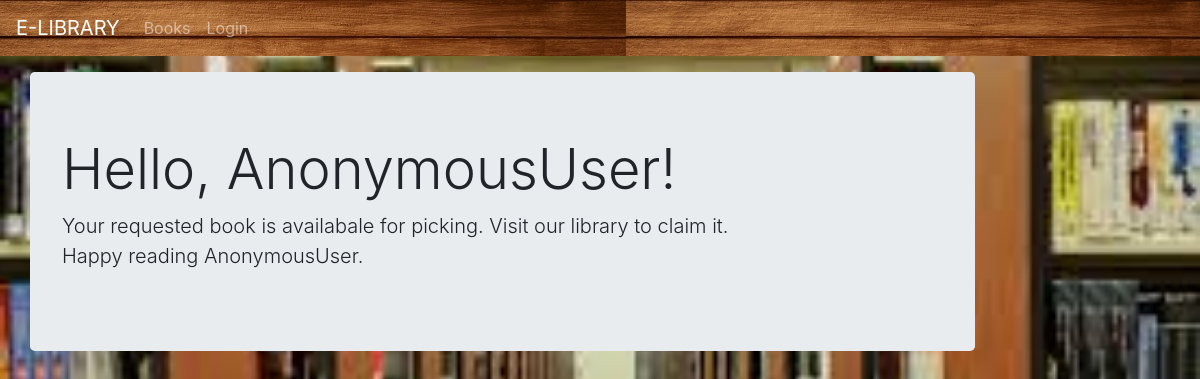
Page /library/borrowed on the earlier database version.
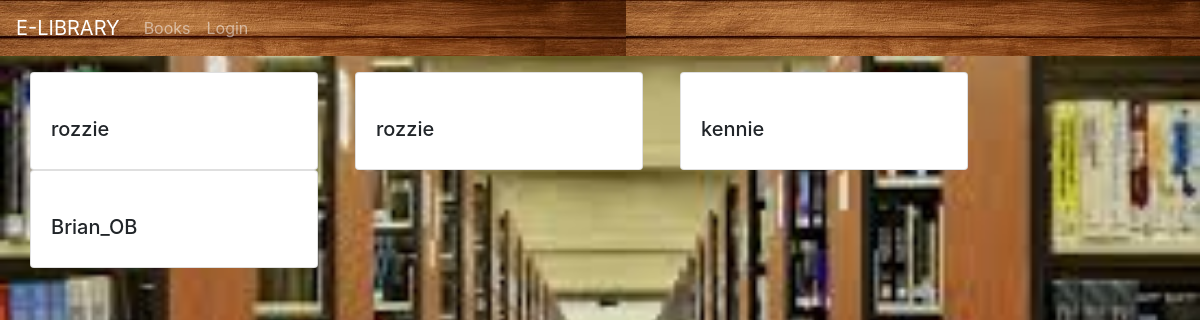
Same page on the later database version.
### library/models.py (models this page shows, shortened)
class BorrowedBook(models.Model):
    user = models.ForeignKey(settings.AUTH_USER_MODEL,
                             on_delete=models.CASCADE)
    book = models.ForeignKey(Book, on_delete= models.CASCADE)

### library/views.py (the view)
# urls.py: path('borrowed', views.borrowed_list, name ='borrowed_list'),
def borrowed_list(request):
    books_borrowed = BorrowedBook.objects.all()
    return render(request,'catalog/result.html', locals())

### library/models.py (called while the page is built)
    def __str__(self):
        return self.title

### library/templates/catalog/result.html (shortened to what this page needs)
{% extends 'catalog/base_generic.html' %}
{% block content %}
{% if books_borrowed %}
<div class="row">
    {% for book in books_borrowed %}
    <div class="col">
        <div class="card" style="width: 18rem;">
            <div class="card-body">
                <h class="card-title">
                    <a href="{{ book.get_absolute_url }}">{{ book.book }}</a></h>
                <h5> {{book.user}}</h5>
            </div>
        </div>
    </div>
    {% endfor %}
</div>
{% else %}
<div class="jumbotron">
    <h1 class="display-4">Hello,  {{ request.user }}!</h1>
    <p class="lead">Your requested book is availabale for picking. Visit our library to claim it.<br>
        Happy reading {{request.user}}.</p>
</div>
{% endif %}
{% endblock %}

Differences in the rows shown:
added BorrowedBook: user "rozzie"
added BorrowedBook: user "rozzie"
added BorrowedBook: user "kennie"
added BorrowedBook: user "Brian_OB"
Other differences:
{{ request.user }}: "AnonymousUser" → (not shown)
text no longer shown: "Hello, ! Your requested book is availabale for picking. Visit our library to claim it. Happy reading ."
